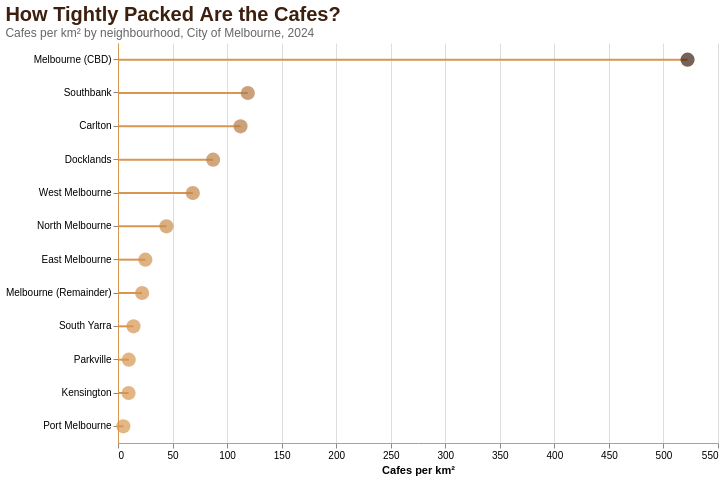

Express this chart as Vega-Lite.
### Vega-Lite specification from a JSON file in a GitHub repository (floating-point values rounded to 4 significant figures)
{"$schema": "https://vega.github.io/schema/vega-lite/v5.json", "title": {"text": "How Tightly Packed Are the Cafes?", "subtitle": "Cafes per km² by neighbourhood, City of Melbourne, 2024", "anchor": "start", "fontSize": 20, "subtitleFontSize": 12, "subtitleColor": "#666", "color": "#3C1F0F"}, "width": 600, "height": 400, "data": {"values": [{"neighbourhood": "Melbourne (CBD)", "density": 522.1, "count": 1298, "km2": 2.49}, {"neighbourhood": "Southbank", "density": 119.0, "count": 190, "km2": 1.6}, {"neighbourhood": "Carlton", "density": 112.3, "count": 306, "km2": 2.72}, {"neighbourhood": "Docklands", "density": 87.2, "count": 249, "km2": 2.86}, {"neighbourhood": "West Melbourne", "density": 68.6, "count": 59, "km2": 0.86}, {"neighbourhood": "North Melbourne", "density": 44.4, "count": 107, "km2": 2.41}, {"neighbourhood": "East Melbourne", "density": 25.1, "count": 48, "km2": 1.91}, {"neighbourhood": "Melbourne (Remainder)", "density": 22.1, "count": 59, "km2": 2.67}, {"neighbourhood": "South Yarra", "density": 14.2, "count": 15, "km2": 1.06}, {"neighbourhood": "Parkville", "density": 9.9, "count": 40, "km2": 4.05}, {"neighbourhood": "Kensington", "density": 9.7, "count": 37, "km2": 3.81}, {"neighbourhood": "Port Melbourne", "density": 4.9, "count": 27, "km2": 5.47}]}, "layer": [{"mark": {"type": "bar", "size": 2, "color": "#D89651"}, "encoding": {"y": {"field": "neighbourhood", "type": "nominal", "sort": "-x", "title": null}, "x": {"field": "density", "type": "quantitative", "title": "Cafes per km²"}}}, {"mark": {"type": "circle", "size": 200}, "encoding": {"y": {"field": "neighbourhood", "type": "nominal", "sort": "-x"}, "x": {"field": "density", "type": "quantitative"}, "color": {"field": "density", "type": "quantitative", "scale": {"range": ["#D89651", "#3C1F0F"]}, "legend": null}, "tooltip": [{"field": "neighbourhood", "type": "nominal", "title": "Neighbourhood"}, {"field": "density", "type": "quantitative", "title": "Cafes per km²", "format": ".0f"}, {"field": "count", "type": "quantitative", "title": "Total cafes"}, {"field": "km2", "type": "quantitative", "title": "Area (km²)", "format": ".1f"}]}}], "config": {"view": {"stroke": null}, "background": "white", "axis": {"domainColor": "#D89651"}}}
